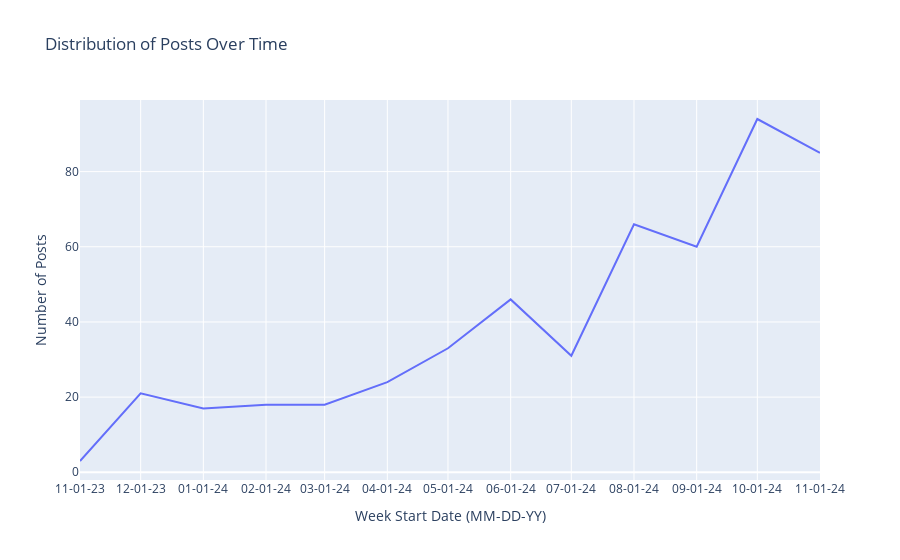
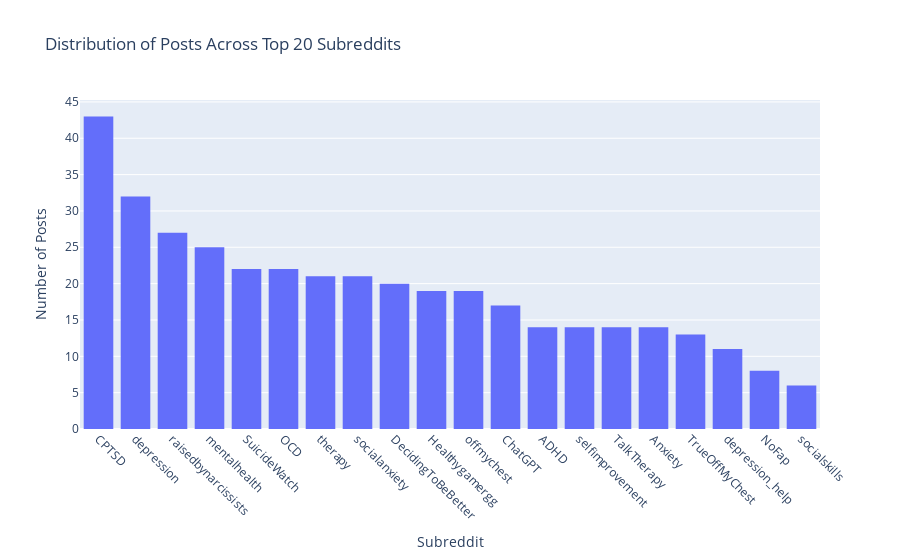
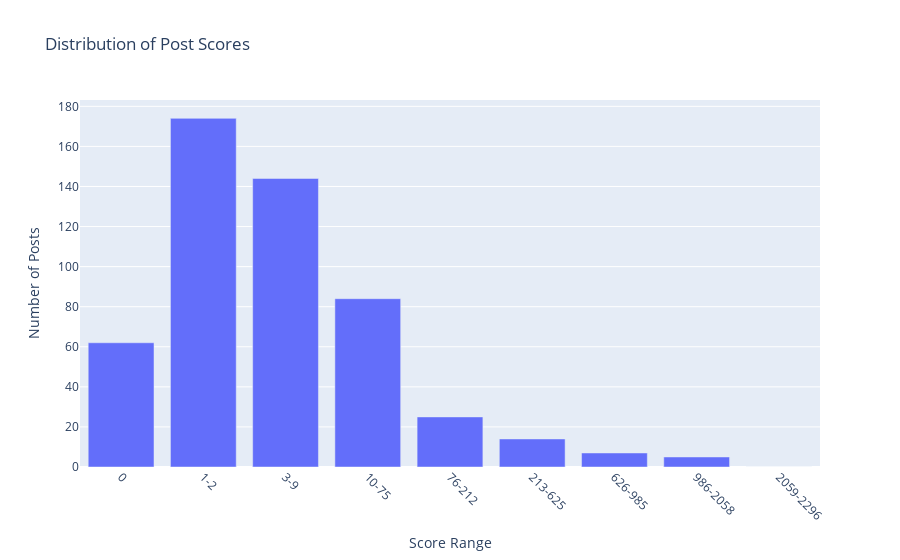
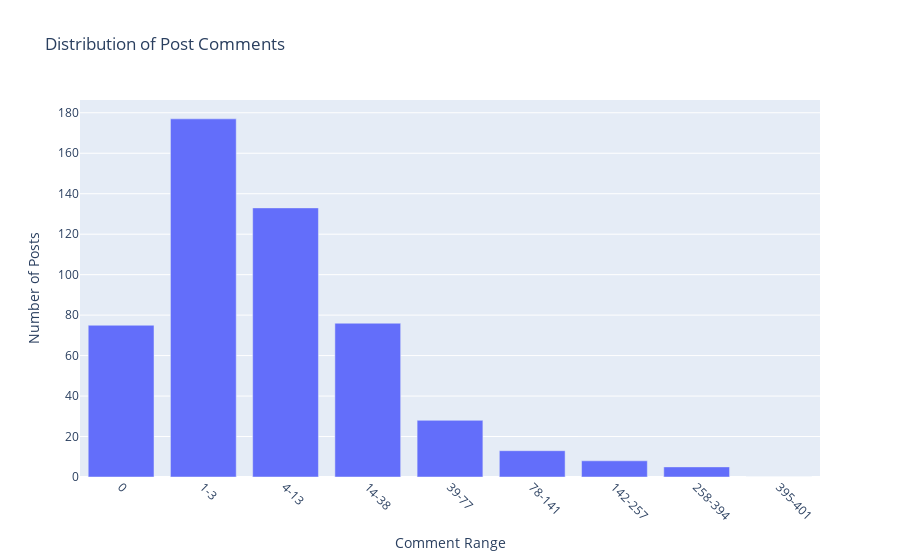

The notebook cell saved with these charts, in order:
### Markdown cell above
# Analysis - general

### Code cell
# Distribution of posts over time
posts_over_time = pd.to_datetime(samples['created_utc']).dt.to_period('M').value_counts().sort_index()
fig1 = px.line(x=posts_over_time.index.astype(str), y=posts_over_time.values, 
                title='Distribution of Posts Over Time', labels={'x': 'Week Start Date (MM-DD-YY)', 'y': 'Number of Posts'})
fig1.update_xaxes(tickvals=posts_over_time.index.astype(str), ticktext=posts_over_time.index.start_time.strftime('%m-%d-%y'))
fig1.show()

# Simple histogram of subreddit counts using plotly express, sorted by frequency, showing top 20
subreddit_counts = samples['subreddit'].value_counts().head(20)
fig = px.histogram(
    samples[samples['subreddit'].isin(subreddit_counts.index)], 
    x='subreddit',
    title='Distribution of Posts Across Top 20 Subreddits',
    category_orders={"subreddit": subreddit_counts.index}
)
fig.update_layout(
    xaxis_title="Subreddit",
    yaxis_title="Number of Posts", 
    xaxis_tickangle=45
)
fig.show()

# Plot score distribution
plot_distribution(samples, 'score', 'Distribution of Post Scores', 'Score Range', save=False)

# Plot comment distribution 
plot_distribution(samples, 'num_comments', 'Distribution of Post Comments', 'Comment Range', save=False)

### Figure 1 — Plotly figure (JSON) as saved in the notebook; plotly's stock layout.template omitted (floating-point values rounded to 4 significant figures)
{"data": [{"hovertemplate": "Week Start Date (MM-DD-YY)=%{x}<br>Number of Posts=%{y}<extra></extra>", "legendgroup": "", "line": {"color": "#636efa", "dash": "solid"}, "marker": {"symbol": "circle"}, "mode": "lines", "name": "", "orientation": "v", "showlegend": false, "type": "scatter", "x": ["2023-11", "2023-12", "2024-01", "2024-02", "2024-03", "2024-04", "2024-05", "2024-06", "2024-07", "2024-08", "2024-09", "2024-10", "2024-11"], "xaxis": "x", "y": [3, 21, 17, 18, 18, 24, 33, 46, 31, 66, 60, 94, 85], "yaxis": "y"}], "layout": {"legend": {"tracegroupgap": 0}, "title": {"text": "Distribution of Posts Over Time"}, "xaxis": {"anchor": "y", "domain": [0, 1], "ticktext": ["11-01-23", "12-01-23", "01-01-24", "02-01-24", "03-01-24", "04-01-24", "05-01-24", "06-01-24", "07-01-24", "08-01-24", "09-01-24", "10-01-24", "11-01-24"], "tickvals": ["2023-11", "2023-12", "2024-01", "2024-02", "2024-03", "2024-04", "2024-05", "2024-06", "2024-07", "2024-08", "2024-09", "2024-10", "2024-11"], "title": {"text": "Week Start Date (MM-DD-YY)"}}, "yaxis": {"anchor": "x", "domain": [0, 1], "title": {"text": "Number of Posts"}}}}

### Figure 2 — Plotly figure (JSON) as saved in the notebook; plotly's stock layout.template omitted (floating-point values rounded to 4 significant figures; data arrays with more than 128 entries replaced by an {"elided": "..."} marker saying what was removed)
{"data": [{"alignmentgroup": "True", "bingroup": "x", "hovertemplate": "subreddit=%{x}<br>count=%{y}<extra></extra>", "legendgroup": "", "marker": {"color": "#636efa", "pattern": {"shape": ""}}, "name": "", "offsetgroup": "", "orientation": "v", "showlegend": false, "type": "histogram", "x": {"elided": "382 str values"}, "xaxis": "x", "yaxis": "y"}], "layout": {"barmode": "relative", "legend": {"tracegroupgap": 0}, "title": {"text": "Distribution of Posts Across Top 20 Subreddits"}, "xaxis": {"anchor": "y", "categoryarray": ["CPTSD", "depression", "raisedbynarcissists", "mentalhealth", "SuicideWatch", "OCD", "therapy", "socialanxiety", "DecidingToBeBetter", "Healthygamergg", "offmychest", "ChatGPT", "ADHD", "selfimprovement", "TalkTherapy", "Anxiety", "TrueOffMyChest", "depression_help", "NoFap", "socialskills"], "categoryorder": "array", "domain": [0, 1], "tickangle": 45, "title": {"text": "Subreddit"}}, "yaxis": {"anchor": "x", "domain": [0, 1], "title": {"text": "Number of Posts"}}}}

### Figure 3 — Plotly figure (JSON) as saved in the notebook; plotly's stock layout.template omitted (floating-point values rounded to 4 significant figures)
{"data": [{"alignmentgroup": "True", "hovertemplate": "Score Range=%{x}<br>Number of Posts=%{y}<extra></extra>", "legendgroup": "", "marker": {"color": "#636efa", "pattern": {"shape": ""}}, "name": "", "offsetgroup": "", "orientation": "v", "showlegend": false, "textposition": "auto", "type": "bar", "x": ["0", "1-2", "3-9", "10-75", "76-212", "213-625", "626-985", "986-2058", "2059-2296"], "xaxis": "x", "y": [62, 174, 144, 84, 25, 14, 7, 5, 0], "yaxis": "y"}], "layout": {"bargap": 0.2, "barmode": "relative", "legend": {"tracegroupgap": 0}, "title": {"text": "Distribution of Post Scores"}, "xaxis": {"anchor": "y", "domain": [0, 1], "tickangle": 45, "title": {"text": "Score Range"}}, "yaxis": {"anchor": "x", "domain": [0, 1], "title": {"text": "Number of Posts"}}}}

### Figure 4 — Plotly figure (JSON) as saved in the notebook; plotly's stock layout.template omitted (floating-point values rounded to 4 significant figures)
{"data": [{"alignmentgroup": "True", "hovertemplate": "Comment Range=%{x}<br>Number of Posts=%{y}<extra></extra>", "legendgroup": "", "marker": {"color": "#636efa", "pattern": {"shape": ""}}, "name": "", "offsetgroup": "", "orientation": "v", "showlegend": false, "textposition": "auto", "type": "bar", "x": ["0", "1-3", "4-13", "14-38", "39-77", "78-141", "142-257", "258-394", "395-401"], "xaxis": "x", "y": [75, 177, 133, 76, 28, 13, 8, 5, 0], "yaxis": "y"}], "layout": {"bargap": 0.2, "barmode": "relative", "legend": {"tracegroupgap": 0}, "title": {"text": "Distribution of Post Comments"}, "xaxis": {"anchor": "y", "domain": [0, 1], "tickangle": 45, "title": {"text": "Comment Range"}}, "yaxis": {"anchor": "x", "domain": [0, 1], "title": {"text": "Number of Posts"}}}}
